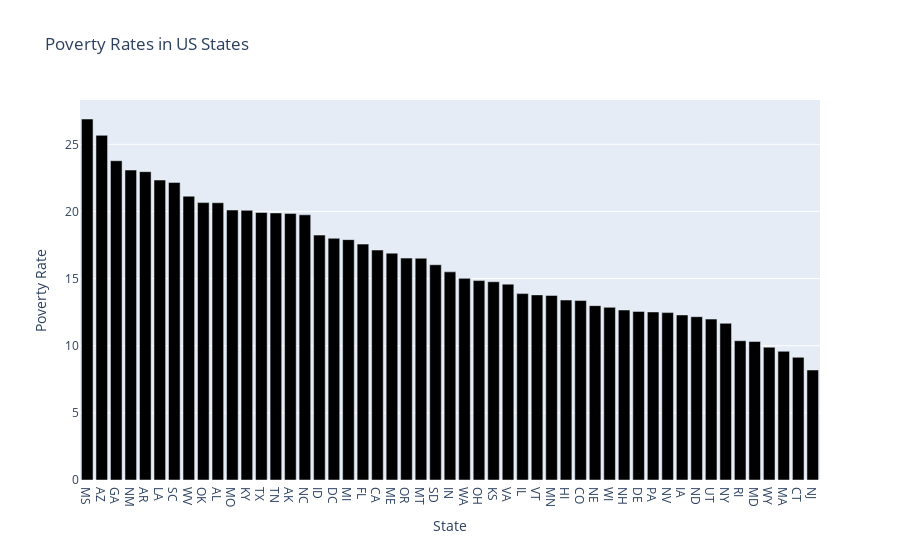

Notebook code for this chart:
### Code cell
bar = px.bar(x = df_pct_poverty3['geographic_area'], y = df_pct_poverty3['poverty_rate'], title = 'Poverty Rates in US States')
bar.update_layout(xaxis_title='State', yaxis_title='Poverty Rate')
bar.update_traces(marker_color='black')
bar.show()

### Figure 1 — Plotly figure (JSON) as saved in the notebook; plotly's stock layout.template omitted (floating-point values rounded to 4 significant figures)
{"data": [{"alignmentgroup": "True", "hovertemplate": "x=%{x}<br>y=%{y}<extra></extra>", "legendgroup": "", "marker": {"color": "black", "pattern": {"shape": ""}}, "name": "", "offsetgroup": "", "orientation": "v", "showlegend": false, "textposition": "auto", "type": "bar", "x": ["MS", "AZ", "GA", "NM", "AR", "LA", "SC", "WV", "OK", "AL", "MO", "KY", "TX", "TN", "AK", "NC", "ID", "DC", "MI", "FL", "CA", "ME", "OR", "MT", "SD", "IN", "WA", "OH", "KS", "VA", "IL", "VT", "MN", "HI", "CO", "NE", "WI", "NH", "DE", "PA", "NV", "IA", "ND", "UT", "NY", "RI", "MD", "WY", "MA", "CT", "NJ"], "xaxis": "x", "y": [26.88, 25.67, 23.78, 23.08, 22.96, 22.34, 22.16, 21.13, 20.66, 20.65, 20.11, 20.08, 19.92, 19.89, 19.85, 19.75, 18.24, 18, 17.9, 17.57, 17.12, 16.89, 16.52, 16.51, 16.03, 15.5, 15.02, 14.85, 14.76, 14.59, 13.88, 13.79, 13.75, 13.4, 13.36, 12.98, 12.86, 12.66, 12.56, 12.52, 12.47, 12.29, 12.16, 11.98, 11.67, 10.37, 10.31, 9.888, 9.585, 9.137, 8.191], "yaxis": "y"}], "layout": {"barmode": "relative", "legend": {"tracegroupgap": 0}, "title": {"text": "Poverty Rates in US States"}, "xaxis": {"anchor": "y", "domain": [0, 1], "title": {"text": "State"}}, "yaxis": {"anchor": "x", "domain": [0, 1], "title": {"text": "Poverty Rate"}}}}
